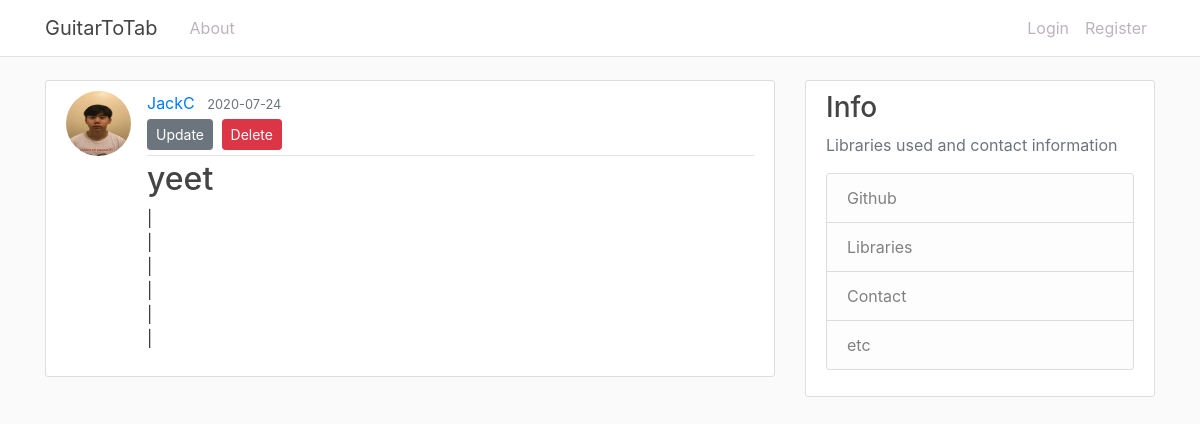
Screenshot of /tab/7 with the database file from the repository.
### guitartotab/models.py (models this page shows, shortened)
class User(db.Model, UserMixin):
    id = db.Column(db.Integer, primary_key=True)
    username = db.Column(db.String(20), unique=True, nullable=False)
    email = db.Column(db.String(120), unique=True, nullable=False)
    image_file = db.Column(db.String(20), nullable=False, default='default.jpg')
    password = db.Column(db.String(60), nullable=False)
    tabs = db.relationship('Tab', backref='author', lazy=True)

class Tab(db.Model):
    id = db.Column(db.Integer, primary_key=True)
    title = db.Column(db.String(100), nullable=False)
    date_posted = db.Column(db.DateTime, nullable=False, default=datetime.utcnow)
    content = db.Column(db.Text, nullable=False)
    user_id = db.Column(db.Integer, db.ForeignKey('user.id'), nullable=False)

### guitartotab/tabs/routes.py (the view)
@tabs.route('/tab/<int:tab_id>')
def tab(tab_id):
    tab = Tab.query.get_or_404(tab_id)
    return render_template('tab.html', title=tab.title, tab=tab)

### guitartotab/templates/tab.html (shortened to what this page needs)
{% extends "base.html" %}
{% block content %}
    <article class="media content-section">
      <img class="rounded-circle article-img" src="{{ url_for('static', filename='profile_pics/' + tab.author.image_file) }}">          <div class="media-body">
        <div class="article-metadata">
          <a class="mr-2" href="#">{{ tab.author.username }}</a>
          <small class="text-muted">{{ tab.date_posted.strftime('%Y-%m-%d') }}</small>
          <div>
            <a class="btn btn-secondary btn-sm mt-1 mb-1" href="{{ url_for('tabs.update_tab', tab_id=tab.id) }}">Update</a>
            <button type="button" class="btn btn-danger btn-sm m-1" data-toggle="modal" data-target="#deleteModal">Delete</button>
          </div>
        </div>
        <h2 class="article.title">{{ tab.title }}</h2>
        <p class="article-content">{{ tab.content }}</p>
      </div>
    </article>
{% endblock content %}

### guitartotab/static/main.css (style rules this page uses)
body { background: #fafafa; color: #333333; margin-top: 5rem; font-family: -apple-system, BlinkMacSystemFont, 'Segoe UI', Roboto, Oxygen, Ubuntu, Cantarell, 'Open Sans', 'Helvetica Neue', sans-serif; }
h1, h2, h3, h4, h5, h6 { color: #444444; }
.content-section { background: #ffffff; padding: 10px 20px; border: 1px solid #dddddd; border-radius: 3px; margin-bottom: 20px; }
.article-content { white-space: pre-line; }
.article-img { height: 65px; width: 65px; margin-right: 16px; }
.article-metadata { padding-bottom: 1px; margin-bottom: 4px; border-bottom: 1px solid #e3e3e3 }

### rows the page displays
User: image_file (picture), author.username "JackC"
Tab: date_posted "2020-07-24", title "yeet", content "| | | | | |"
